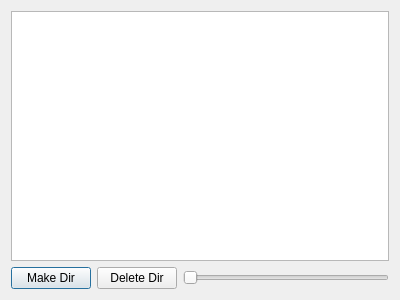
<?xml version="1.0" encoding="UTF-8"?>
<ui version="4.0">
 <class>Dialog</class>
 <widget class="QDialog" name="Dialog">
  <property name="geometry">
   <rect>
    <x>0</x>
    <y>0</y>
    <width>400</width>
    <height>300</height>
   </rect>
  </property>
  <property name="windowTitle">
   <string>Dialog</string>
  </property>
  <layout class="QVBoxLayout" name="verticalLayout">
   <item>
    <widget class="QTreeView" name="treeView"/>
   </item>
   <item>
    <layout class="QHBoxLayout" name="horizontalLayout">
     <item>
      <widget class="QPushButton" name="pushButton">
       <property name="text">
        <string>Make Dir</string>
       </property>
      </widget>
     </item>
     <item>
      <widget class="QPushButton" name="pushButton_2">
       <property name="text">
        <string>Delete Dir</string>
       </property>
      </widget>
     </item>
     <item>
      <widget class="QSlider" name="horizontalSlider">
       <property name="orientation">
        <enum>Qt::Horizontal</enum>
       </property>
      </widget>
     </item>
    </layout>
   </item>
  </layout>
 </widget>
 <resources/>
 <connections/>
</ui>
